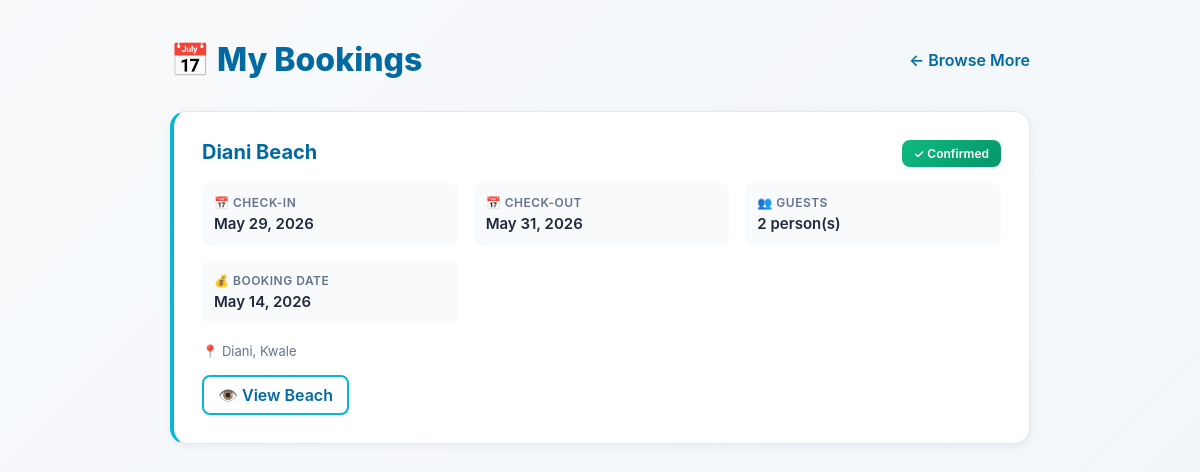
The page /bookings/ (signed in) on the database its author committed.
### tourism/models.py (models this page shows, shortened)
class Booking(models.Model):
    user = models.ForeignKey(User, on_delete=models.CASCADE)
    beach = models.ForeignKey(Beach, on_delete=models.CASCADE, related_name='bookings')
    check_in = models.DateField()
    check_out = models.DateField()
    guests = models.IntegerField()
    created_at = models.DateTimeField(default=timezone.now)

class Beach(models.Model):
    name = models.CharField(max_length=100)
    location = models.CharField(max_length=100)
    description = models.TextField()
    activities = models.TextField(blank=True)
    price = models.IntegerField()
    image = models.ImageField(upload_to='beach_images/', blank=True, null=True)
    latitude = models.FloatField(blank=True, null=True)
    longitude = models.FloatField(blank=True, null=True)

### tourism/views.py (the view)
# urls.py: path('bookings/', views.my_bookings, name='my_bookings'),
@login_required
def my_bookings(request):
    bookings = Booking.objects.filter(user=request.user).select_related('beach')
    return render(request, 'my_bookings.html', {'bookings': bookings})

### tourism/templates/my_bookings.html (shortened to what this page needs)
<!DOCTYPE html>
<html lang="en">
<head>
</head>
<body>
    <div class="container">
        <div class="page-header">
            <h1>📅 My Bookings</h1>
            <a href="{% url 'home' %}" class="header-link">← Browse More</a>
        </div>
        {% if bookings %}
            <div class="bookings-list">
                {% for booking in bookings %}
                    <div class="booking">
                        <div class="booking-header">
                            <h2>{{ booking.beach.name }}</h2>
                            <span class="booking-status">✓ Confirmed</span>
                        </div>
                        <div class="booking-details">
                            <div class="detail-item">
                                <div class="detail-label">📅 Check-in</div>
                                <div class="detail-value">{{ booking.check_in }}</div>
                            </div>
                            <div class="detail-item">
                                <div class="detail-label">📅 Check-out</div>
                                <div class="detail-value">{{ booking.check_out }}</div>
                            </div>
                            <div class="detail-item">
                                <div class="detail-label">👥 Guests</div>
                                <div class="detail-value">{{ booking.guests }} person(s)</div>
                            </div>
                            <div class="detail-item">
                                <div class="detail-label">💰 Booking Date</div>
                                <div class="detail-value">{{ booking.created_at|date:'M d, Y' }}</div>
                            </div>
                        </div>
                        <p class="booking-meta">📍 {{ booking.beach.location }}</p>
                        <div class="booking-actions">
                            <a href="{% url 'beach_detail' booking.beach.id %}">👁️ View Beach</a>
                        </div>
                    </div>
                {% endfor %}
            </div>
        {% else %}
            <div class="empty-state">
                <h2>🌊 No Bookings Yet</h2>
                <p>You haven't made any reservations. Start your coastal adventure today!</p>
                <a href="{% url 'home' %}">Explore Beaches</a>
            </div>
        {% endif %}
    </div>
</body>
</html>

### tourism/templates/my_bookings.html (style rules this page uses)
:root { --primary-blue: #0369a1; --accent-cyan: #06b6d4; --white: #ffffff; --light-bg: #f8fafc; --text-dark: #1e293b; --text-muted: #64748b; --border: #e2e8f0; --shadow-sm: 0 2px 8px rgba(15, 23, 42, 0.06); --shadow-lg: 0 20px 60px rgba(15, 23, 42, 0.12); }
* { margin: 0; padding: 0; box-sizing: border-box; }
body { font-family: -apple-system, BlinkMacSystemFont, 'Segoe UI', 'Roboto', sans-serif; background: linear-gradient(135deg, #f8fafc 0%, #f1f5f9 100%); color: var(--text-dark); min-height: 100vh; }
.container { max-width: 900px; margin: 0 auto; padding: 40px 20px; }
.page-header { display: flex; justify-content: space-between; align-items: center; margin-bottom: 32px; flex-wrap: wrap; gap: 16px; }
h1 { color: var(--primary-blue); font-size: 32px; font-weight: 800; margin: 0; }
.header-link { color: var(--primary-blue); text-decoration: none; font-weight: 600; transition: all 0.3s ease; display: flex; align-items: center; gap: 6px; }
.bookings-list { display: grid; gap: 20px; }
.booking { background: var(--white); padding: 28px; border-radius: 16px; box-shadow: var(--shadow-sm); border: 1px solid var(--border); transition: all 0.3s ease; border-left: 4px solid var(--accent-cyan); }
.booking-header { display: flex; justify-content: space-between; align-items: start; margin-bottom: 16px; gap: 16px; flex-wrap: wrap; }
.booking h2 { margin: 0; color: var(--primary-blue); font-size: 20px; font-weight: 700; }
.booking-status { background: linear-gradient(135deg, #10b981 0%, #059669 100%); color: var(--white); padding: 6px 12px; border-radius: 8px; font-size: 12px; font-weight: 600; }
.booking-details { display: grid; grid-template-columns: repeat(auto-fit, minmax(200px, 1fr)); gap: 16px; margin-bottom: 20px; }
.detail-item { background: var(--light-bg); padding: 12px; border-radius: 8px; }
.detail-label { color: var(--text-muted); font-size: 12px; font-weight: 600; text-transform: uppercase; letter-spacing: 0.5px; margin-bottom: 4px; }
.detail-value { color: var(--text-dark); font-size: 15px; font-weight: 600; }
.booking-meta { color: var(--text-muted); font-size: 13px; margin-bottom: 16px; }
.booking-actions { display: flex; gap: 12px; flex-wrap: wrap; }
.booking-actions a { color: var(--primary-blue); text-decoration: none; font-weight: 600; padding: 8px 14px; border: 2px solid var(--accent-cyan); border-radius: 8px; transition: all 0.3s ease; }

### rows shown on the page
Booking: beach.name "Diani Beach", check_in "May 29, 2026", check_out "May 31, 2026", guests "2", created_at "May 14, 2026", beach.location "Diani, Kwale"
